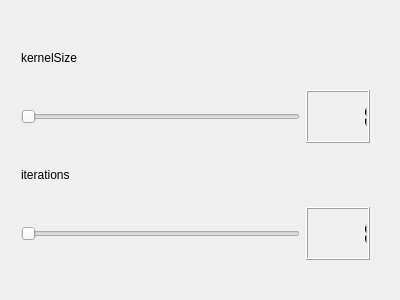
<?xml version="1.0" encoding="UTF-8"?>
<ui version="4.0">
 <class>GradientStepDialog</class>
 <widget class="QDialog" name="GradientStepDialog">
  <property name="geometry">
   <rect>
    <x>0</x>
    <y>0</y>
    <width>400</width>
    <height>300</height>
   </rect>
  </property>
  <property name="windowTitle">
   <string>GradientStepDialog</string>
  </property>
  <widget class="QWidget" name="layoutWidget">
   <property name="geometry">
    <rect>
     <x>10</x>
     <y>20</y>
     <width>371</width>
     <height>251</height>
    </rect>
   </property>
   <layout class="QVBoxLayout" name="verticalLayout">
    <item>
     <widget class="QLabel" name="label">
      <property name="text">
       <string>kernelSize</string>
      </property>
     </widget>
    </item>
    <item>
     <layout class="QHBoxLayout" name="horizontalLayout_2">
      <item>
       <widget class="QSlider" name="kernelSizeSlider">
        <property name="minimum">
         <number>1</number>
        </property>
        <property name="orientation">
         <enum>Qt::Horizontal</enum>
        </property>
       </widget>
      </item>
      <item>
       <widget class="QLCDNumber" name="kernelSizeNUmber">
        <property name="intValue" stdset="0">
         <number>1</number>
        </property>
       </widget>
      </item>
     </layout>
    </item>
    <item>
     <widget class="QLabel" name="label_2">
      <property name="text">
       <string>iterations</string>
      </property>
     </widget>
    </item>
    <item>
     <layout class="QHBoxLayout" name="horizontalLayout">
      <item>
       <widget class="QSlider" name="iterationsSlider">
        <property name="minimum">
         <number>1</number>
        </property>
        <property name="orientation">
         <enum>Qt::Horizontal</enum>
        </property>
       </widget>
      </item>
      <item>
       <widget class="QLCDNumber" name="iterationsNumber">
        <property name="intValue" stdset="0">
         <number>1</number>
        </property>
       </widget>
      </item>
     </layout>
    </item>
   </layout>
  </widget>
 </widget>
 <layoutdefault spacing="6" margin="11"/>
 <resources/>
 <connections/>
</ui>
